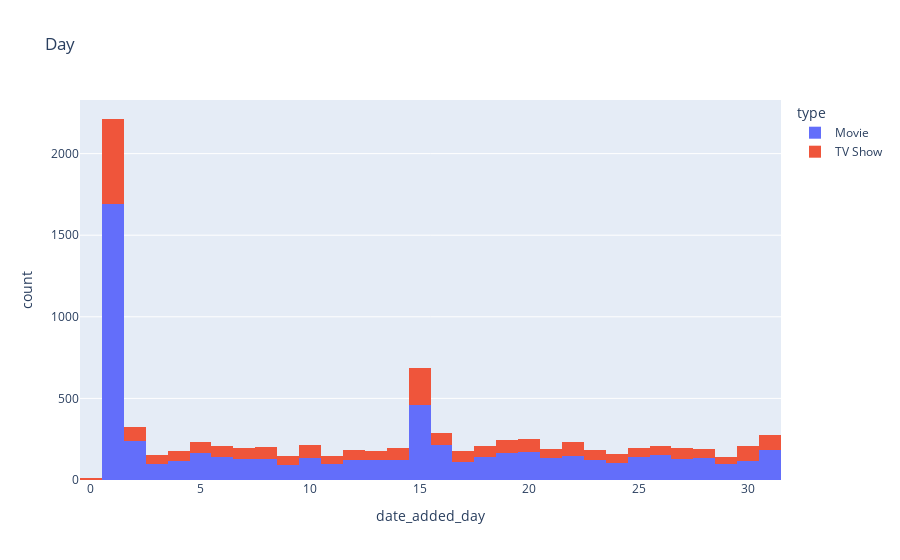

The notebook cell saved with this chart:
### Code cell
px.histogram(data_df, x = 'date_added_day', title = "Day", color= 'type')

### Figure 1 — Plotly figure (JSON) as saved in the notebook; plotly's stock layout.template omitted (floating-point values rounded to 4 significant figures; data arrays with more than 128 entries replaced by an {"elided": "..."} marker saying what was removed)
{"data": [{"alignmentgroup": "True", "bingroup": "x", "hovertemplate": "type=Movie<br>date_added_day=%{x}<br>count=%{y}<extra></extra>", "legendgroup": "Movie", "marker": {"color": "#636efa", "pattern": {"shape": ""}}, "name": "Movie", "offsetgroup": "Movie", "orientation": "v", "showlegend": true, "type": "histogram", "x": {"elided": "6131 int values"}, "xaxis": "x", "yaxis": "y"}, {"alignmentgroup": "True", "bingroup": "x", "hovertemplate": "type=TV Show<br>date_added_day=%{x}<br>count=%{y}<extra></extra>", "legendgroup": "TV Show", "marker": {"color": "#EF553B", "pattern": {"shape": ""}}, "name": "TV Show", "offsetgroup": "TV Show", "orientation": "v", "showlegend": true, "type": "histogram", "x": {"elided": "2676 int values"}, "xaxis": "x", "yaxis": "y"}], "layout": {"barmode": "relative", "legend": {"title": {"text": "type"}, "tracegroupgap": 0}, "title": {"text": "Day"}, "xaxis": {"anchor": "y", "domain": [0, 1], "title": {"text": "date_added_day"}}, "yaxis": {"anchor": "x", "domain": [0, 1], "title": {"text": "count"}}}}
